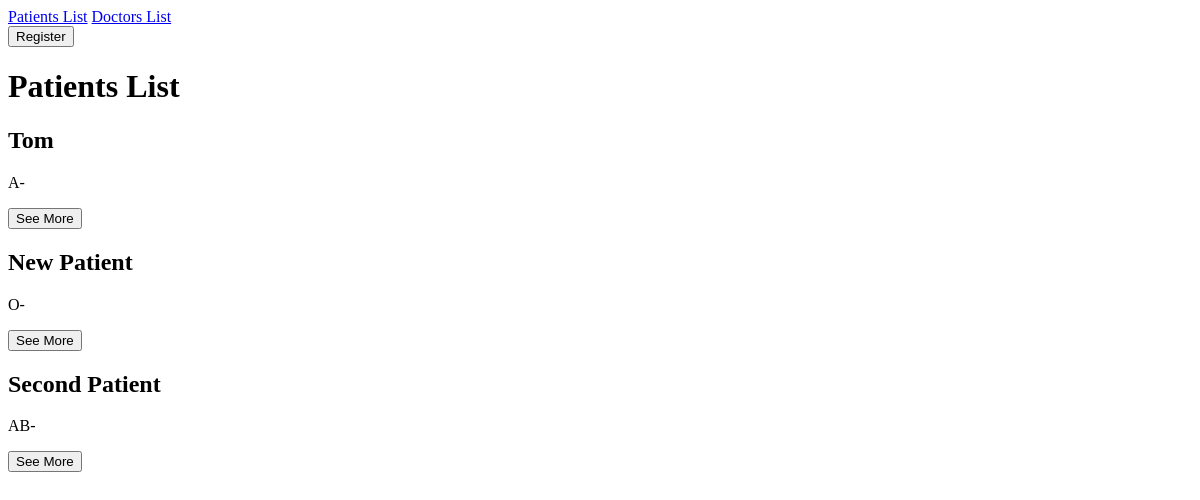
Before: /patients/list with the older database file.
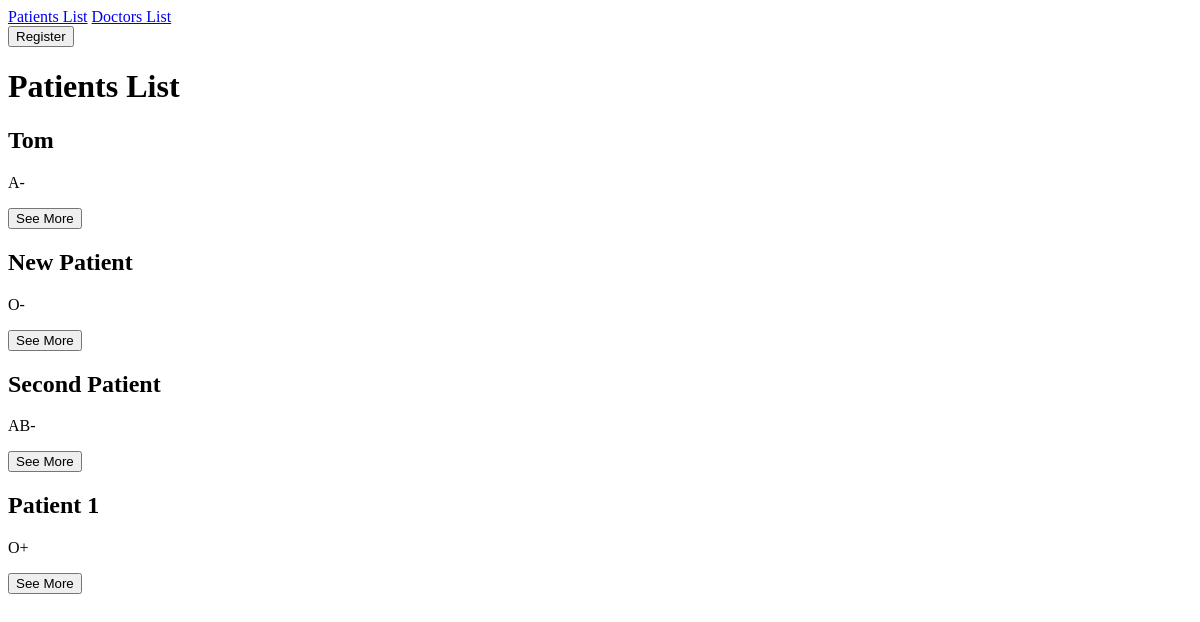
After: the same page with the newer database file.
### patients/models.py (models this page shows, shortened)
class Patient(models.Model):
   user = models.OneToOneField(
      User,
      on_delete=models.CASCADE,
      related_name='patient_profile'
   )
   name = models.CharField(max_length=100)
   birthdate = models.DateField()
   address = models.TextField()
   phonenumber = models.CharField(max_length= 15)
   medicalhistory = models.TextField()
   bloodtype = models.CharField(choices = [
    ('A+', 'A Positive'),
    ('A-', 'A Negative'),
    ('B+', 'B Positive'),
    ('B-', 'B Negative'),
    ('AB+', 'AB Positive'),
    ('AB-', 'AB Negative'),
    ('O+', 'O Positive'),
    ('O-', 'O Negative')
    ])

### patients/views.py (the view)
# urls.py: path('list', views.patients_list, name='patients_list'),
def patients_list(request):
    patients = Patient.objects.all()
    isPatient = False
    if hasattr(request.user, 'patient_profile'):
        isPatient = True
    return render(request,"patients/patients_list.html",{ "patients": patients,"isPatient" : isPatient})

### patients/templates/patients/patients_list.html (shortened to what this page needs)
{% extends "patients/master.html" %}  {% block content %}
<a href="{% url 'patient_form'%}"> <button>Register</button> </a>
<h1>Patients List</h1>
{% for patient in patients %}
<h2>{{ patient.name }}</h2>
<p>{{ patient.bloodtype }}</p>
<a href="{% url 'patient_detail' patient.pk %}">
  <button>See More</button>
</a>
{% endfor %} {% endblock %}

Changed rows visible on the page:
added Patient: name "Patient 1", bloodtype "O+"
